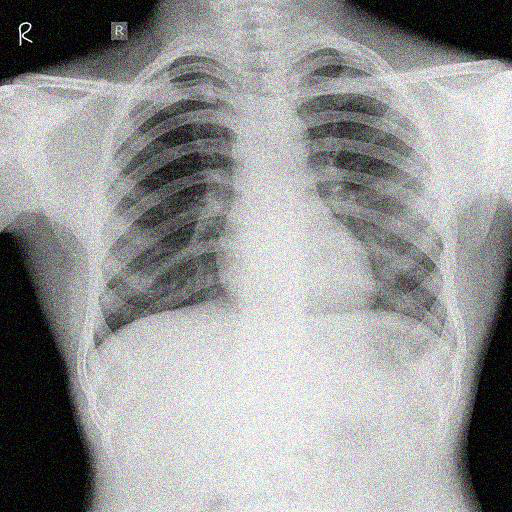
#> input picture base.png, 512 x 512 px
$ python zoom.py
#> lines starting #> are read from the running program, lines starting #| are printed output that depends on the picture; after the words box and inside, x2 and y2 are one past the last pixel; in counts of white or black regions, pixels touching at a corner belong together
import numpy as np
from scipy.ndimage import zoom
from PIL import Image
from matplotlib import pyplot as plt
import cv2, imageio
def cv2_clipped_zoom(img, zoom_factor, x1, x2, y1, y2):
    """
    Center zoom in/out of the given image and returning an enlarged/shrinked view of
    the image without changing dimensions
    Args:
        img : Image array
        zoom_factor : amount of zoom as a ratio (0 to Inf)
    """
    height, width = img.shape[:2] # It's also the final desired shape
    new_height, new_width = int(height * zoom_factor), int(width * zoom_factor)
    cropped_img = img[y1:y2, x1:x2]
    # return cropped_img

    # Handle padding when downscaling
    resize_height, resize_width = min(new_height, height), min(new_width, width)
    # pad_height1, pad_width1 = (height - resize_height) // 2, (width - resize_width) //2
    # pad_height2, pad_width2 = (height - resize_height) - pad_height1, (width - resize_width) - pad_width1
    # pad_spec = [(pad_height1, pad_height2), (pad_width1, pad_width2)] + [(0,0)] * (img.ndim - 2)

    result = cv2.resize(cropped_img, (resize_width, resize_height))
    # result = np.pad(result, pad_spec, mode='constant')
    # assert result.shape[0] == height and result.shape[1] == width
    return result

x1, y1, x2, y2 = (100,100,400,300)
fname = 'base.png'
# fname = 'download.png'
baseImg = cv2.imread(fname)
#> baseImg is the input picture: shape (512, 512, 3); mean B, G, R 149.8, 149.6, 149.7
baseImg = cv2.rectangle(baseImg, (x1,y1), (x2,y2), (255,0,0), 2)
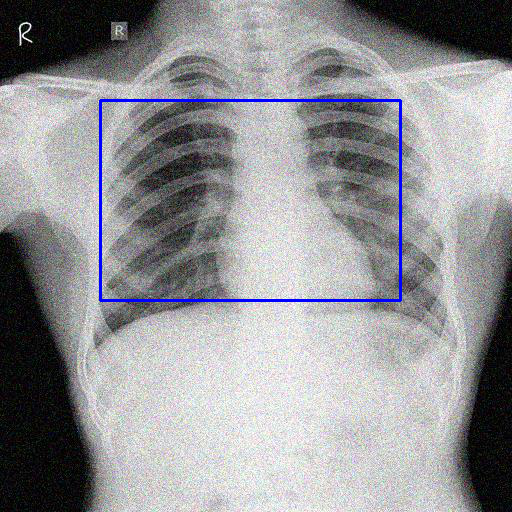
#> baseImg: shape (512, 512, 3); 1.14% of pixels changed, all inside (x1, y1, x2, y2) = (99, 99, 402, 302)
cv2.imshow('base', baseImg)
cv2.imwrite('orig2.png', baseImg)
cv2.waitKey(0)


img = imageio.imread(fname)
imgArray = cv2_clipped_zoom(img,1.5, x1, x2, y1, y2)
#> in cv2_clipped_zoom, `cropped_img = img[y1:y2, x1:x2]`:
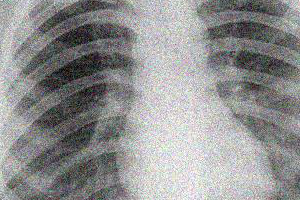
#> cropped_img: shape (200, 300, 3); mean R, G, B 144.7, 144.7, 144.7
#> in cv2_clipped_zoom, `result = cv2.resize(cropped_img, (resize_width, resize_height))`:
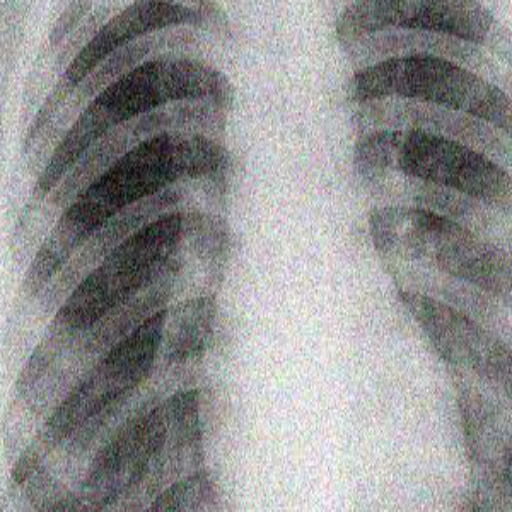
#> result: shape (512, 512, 3); mean R, G, B 144.5, 144.6, 144.6
zoomImg = Image.fromarray(imgArray)
opencvImage = cv2.cvtColor(np.array(zoomImg), cv2.COLOR_RGB2BGR)
# cv2.imwrite('zoom2.png', opencvImage)
cv2.imshow('zoom', opencvImage)
cv2.waitKey(0)
cv2.destroyAllWindows()
